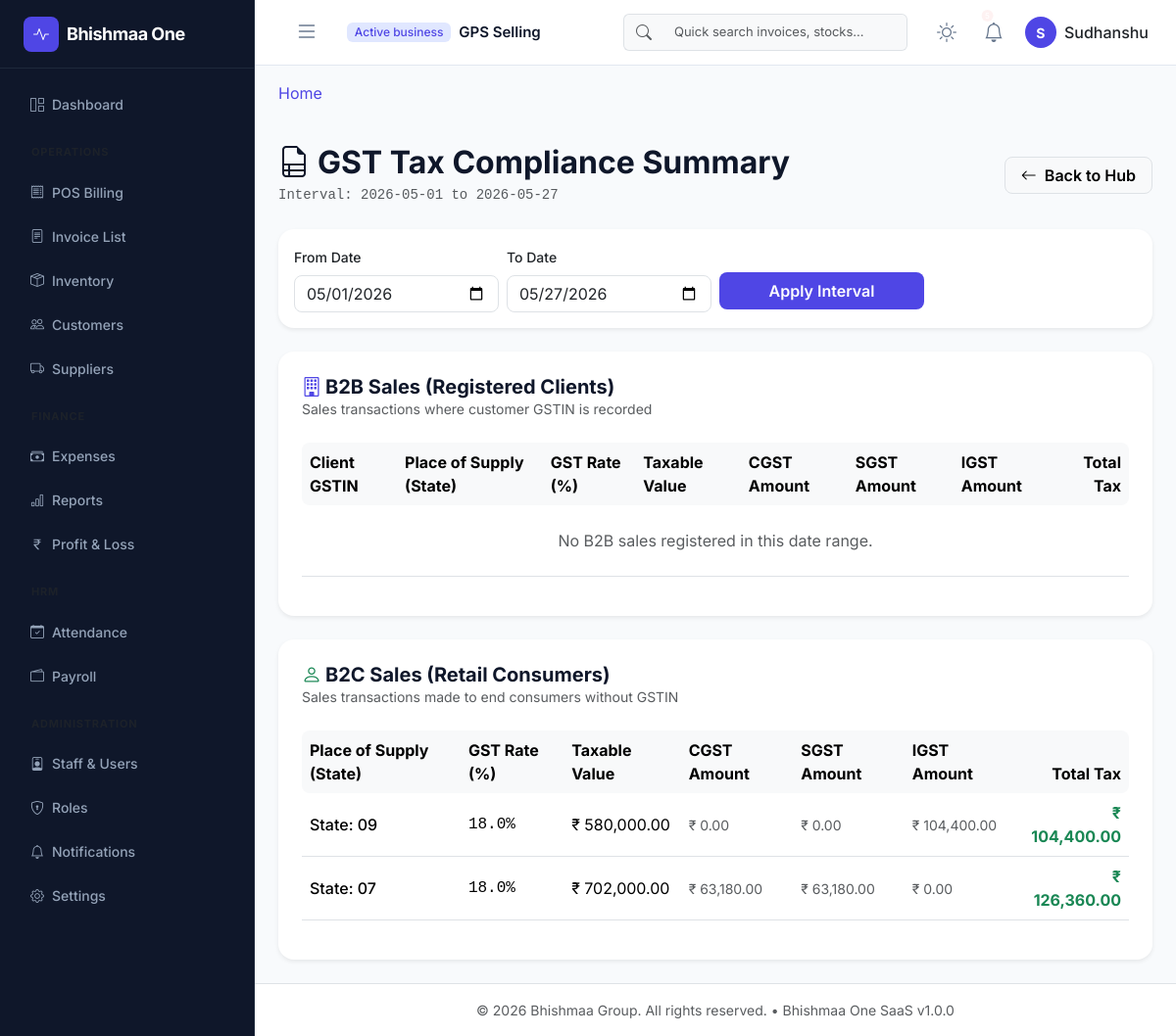
The page /reports/gst (signed in) on the database its author committed.
### app/models/core.py (models this page shows, shortened)
class Base(db.Model):
    __abstract__ = True
    id = db.Column(UUIDType, primary_key=True, default=lambda: str(uuid.uuid4()))
    created_at = db.Column(db.DateTime, default=datetime.datetime.utcnow, index=True)
    updated_at = db.Column(db.DateTime, default=datetime.datetime.utcnow, onupdate=datetime.datetime.utcnow)
    is_deleted = db.Column(db.Boolean, default=False, index=True)

class Organization(Base):
    __tablename__ = 'organizations'
    name = db.Column(db.String(150), nullable=False)
    subdomain = db.Column(db.String(50), unique=True, index=True, nullable=False)
    is_active = db.Column(db.Boolean, default=True, index=True)
    plan_name = db.Column(db.String(50), default='Free')
    users = db.relationship('User', back_populates='organization', lazy=True)

class User(UserMixin, Base):
    __tablename__ = 'users'
    username = db.Column(db.String(80), unique=True, index=True, nullable=False)
    email = db.Column(db.String(120), unique=True, index=True, nullable=False)
    password_hash = db.Column(db.String(128), nullable=False)
    first_name = db.Column(db.String(50))
    last_name = db.Column(db.String(50))
    is_active = db.Column(db.Boolean, default=True, index=True)
    organization_id = db.Column(UUIDType, db.ForeignKey('organizations.id', ondelete='CASCADE'), nullable=True, index=True)
    branch_id = db.Column(UUIDType, db.ForeignKey('branches.id', ondelete='SET NULL'), nullable=True, index=True)
    organization = db.relationship('Organization', back_populates='users')
    branch = db.relationship('Branch', backref=db.backref('users', lazy=True))
    roles = db.relationship('Role', secondary=user_roles, back_populates='users', lazy='joined')
    def has_permission(self, perm_name):
        for role in self.roles:
            if any(perm.name == perm_name for perm in role.permissions):
                return True
        return False

### app/models/billing.py (models this page shows, shortened)
class InvoiceItem(Base):
    __tablename__ = 'invoice_items'
    invoice_id = db.Column(
        UUIDType,
        db.ForeignKey('invoices.id', ondelete='CASCADE'),
        nullable=False,
        index=True
    )
    product_id = db.Column(
        UUIDType,
        db.ForeignKey('products.id', ondelete='SET NULL'),
        nullable=True
    )
    product_name = db.Column(db.String(255), nullable=False)
    product_sku = db.Column(db.String(50))
    description = db.Column(db.Text)
    quantity = db.Column(db.Numeric(10, 2), default=1.0, nullable=False)
    unit_price = db.Column(db.Numeric(10, 2), default=0.0, nullable=False)
    gst_rate = db.Column(db.Numeric(5, 2), default=18.0)
    cgst_amount = db.Column(db.Numeric(10, 2), default=0.0)
    sgst_amount = db.Column(db.Numeric(10, 2), default=0.0)
    igst_amount = db.Column(db.Numeric(10, 2), default=0.0)
    subtotal = db.Column(db.Numeric(10, 2), default=0.0)
    discount_amount = db.Column(db.Numeric(10, 2), default=0.0)
    total_amount = db.Column(db.Numeric(10, 2), default=0.0)
    invoice = db.relationship('Invoice', back_populates='items')
    product = db.relationship('Product', backref='invoice_items')

class Invoice(TenantBase):
    __tablename__ = 'invoices'
    invoice_number = db.Column(db.String(50), nullable=False, index=True)
    financial_year = db.Column(db.String(10), nullable=False, default='2526', index=True)
    invoice_date = db.Column(db.Date, default=datetime.date.today, index=True)
    due_date = db.Column(db.Date)
    register_session_id = db.Column(
        UUIDType,
        db.ForeignKey('cash_register_sessions.id', ondelete='SET NULL'),
        nullable=True,
        index=True
    )
    customer_id = db.Column(
        UUIDType,
        db.ForeignKey('customers.id', ondelete='SET NULL'),
        nullable=True,
        index=True
    )
    customer_name = db.Column(db.String(150), nullable=False)
    customer_phone = db.Column(db.String(15))
    customer_gstin = db.Column(db.String(15))
    customer_state_code = db.Column(db.String(2), default='07')  # For GST calculation
    customer_address = db.Column(db.Text)
    sub_total = db.Column(db.Numeric(10, 2), default=0.0)
    cgst = db.Column(db.Numeric(10, 2), default=0.0)
    sgst = db.Column(db.Numeric(10, 2), default=0.0)
    igst = db.Column(db.Numeric(10, 2), default=0.0)
    discount_amount = db.Column(db.Numeric(10, 2), default=0.0)
    discount_percentage = db.Column(db.Numeric(5, 2), default=0.0)
    shipping_amount = db.Column(db.Numeric(10, 2), default=0.0)
    total_amount = db.Column(db.Numeric(10, 2), default=0.0)
    @property
    def discount(self):
        return float(self.discount_amount or 0.0)
    payment_mode = db.Column(db.String(50), default='Cash')  # Cash, Card, Check, Bank Transfer, etc.
    payment_status = db.Column(db.String(30), default='Pending')  # Pending, Partial, Paid
    amount_paid = db.Column(db.Numeric(10, 2), default=0.0)
    status = db.Column(db.String(30), default='Draft')  # Draft, Submitted, Accepted, Rejected, Paid
    notes = db.Column(db.Text)
    terms_conditions = db.Column(db.Text)
    __table_args__ = (
        db.UniqueConstraint('tenant_id', 'financial_year', 'invoice_number', name='uq_tenant_fy_invoice_number'),
    )
    created_by_id = db.Column(
        UUIDType,
        db.ForeignKey('users.id', ondelete='SET NULL'),
        nullable=True
    )
    updated_by_id = db.Column(
        UUIDType,
        db.ForeignKey('users.id', ondelete='SET NULL'),
        nullable=True
    )
    items = db.relationship(
        'InvoiceItem',
        back_populates='invoice',
        cascade='all, delete-orphan',
        lazy='joined'
    )
    payments = db.relationship(
        'Payment',
        back_populates='invoice',
        cascade='all, delete-orphan',
        lazy='dynamic'
    )
    customer = db.relationship('Customer', backref='invoices')
    register_session = db.relationship('CashRegisterSession', backref='invoices')
    created_by = db.relationship('User', foreign_keys=[created_by_id], backref='invoices_created')
    updated_by = db.relationship('User', foreign_keys=[updated_by_id], backref='invoices_updated')

### app/blueprints/reports/routes.py (the view)
@reports_bp.route('/gst')
@login_required
@reports_management_required
def gst_report():
    start_date, end_date = parse_date_filters()
    gst_schedules = get_gst_filing_data(current_user.organization_id, start_date, end_date)
    return render_template(
        'reports/gst_report.html',
        b2b=gst_schedules['b2b_schedules'],
        b2c=gst_schedules['b2c_schedules'],
        start_date=start_date.strftime('%Y-%m-%d'),
        end_date=end_date.strftime('%Y-%m-%d')
    )

### app/blueprints/reports/templates/reports/gst_report.html (shortened to what this page needs)
{% extends "layouts/base.html" %}
{% block content %}
<div class="d-flex justify-content-between align-items-center mb-4 mt-3">
    <div>
        <h2 class="fw-bold tracking-tight mb-1 text-main"><i class="bi bi-file-earmark-ruled me-2"></i>GST Tax Compliance Summary</h2>
        <p class="text-muted small mb-0 font-monospace">Interval: {{ start_date }} to {{ end_date }}</p>
    </div>
    <div>
        <a href="{{ url_for('reports.dashboard') }}" class="btn btn-light border rounded-3 px-3 fw-semibold">
            <i class="bi bi-arrow-left me-1"></i> Back to Hub
        </a>
    </div>
</div>
<div class="card border-0 shadow-sm rounded-4 mb-4">
    <div class="card-body p-3">
        <form method="GET" action="{{ url_for('reports.gst_report') }}" class="row g-2 align-items-center">
            <div class="col-md-3">
                <label class="form-label small fw-medium">From Date</label>
                <input type="date" name="start_date" class="form-control rounded-3" value="{{ start_date }}">
            </div>
            <div class="col-md-3">
                <label class="form-label small fw-medium">To Date</label>
                <input type="date" name="end_date" class="form-control rounded-3" value="{{ end_date }}">
            </div>
            <div class="col-md-3 mt-md-4 pt-md-2">
                <button type="submit" class="btn btn-indigo rounded-3 w-100 fw-semibold">Apply Interval</button>
            </div>
        </form>
    </div>
</div>
<div class="card border-0 shadow-sm rounded-4 mb-4">
    <div class="card-header bg-transparent border-0 px-4 pt-4">
        <h5 class="fw-bold text-main mb-0"><i class="bi bi-building me-1 text-indigo"></i>B2B Sales (Registered Clients)</h5>
        <p class="text-muted small mb-0">Sales transactions where customer GSTIN is recorded</p>
    </div>
    <div class="card-body px-4 pb-4">
        <div class="table-responsive">
            <table class="table align-middle">
                <thead class="table-light">
                    <tr>
                        <th class="border-0 rounded-start-3">Client GSTIN</th>
                        <th class="border-0">Place of Supply (State)</th>
                        <th class="border-0">GST Rate (%)</th>
                        <th class="border-0">Taxable Value</th>
                        <th class="border-0">CGST Amount</th>
                        <th class="border-0">SGST Amount</th>
                        <th class="border-0">IGST Amount</th>
                        <th class="border-0 rounded-end-3 text-end">Total Tax</th>
                    </tr>
                </thead>
                <tbody>
                    {% if b2b %}
                        {% for row in b2b %}
                            <tr>
                                <td class="fw-bold font-monospace text-main">{{ row.gstin }}</td>
                                <td class="text-main fw-medium">State: {{ row.state_code }}</td>
                                <td class="text-main font-monospace">{{ row.gst_rate }}%</td>
                                <td>₹ {{ "{:,.2f}".format(row.taxable_value) }}</td>
                                <td class="text-muted small">₹ {{ "{:,.2f}".format(row.cgst) }}</td>
                                <td class="text-muted small">₹ {{ "{:,.2f}".format(row.sgst) }}</td>
                                <td class="text-muted small">₹ {{ "{:,.2f}".format(row.igst) }}</td>
                                <td class="fw-bold text-indigo text-end">₹ {{ "{:,.2f}".format(row.total_tax) }}</td>
                            </tr>
                        {% endfor %}
                    {% else %}
                        <tr>
                            <td colspan="8" class="text-center py-4 text-muted">
                                <span>No B2B sales registered in this date range.</span>
                            </td>
                        </tr>
                    {% endif %}
                </tbody>
            </table>
        </div>
    </div>
</div>
<div class="card border-0 shadow-sm rounded-4">
    <div class="card-header bg-transparent border-0 px-4 pt-4">
        <h5 class="fw-bold text-main mb-0"><i class="bi bi-person me-1 text-success"></i>B2C Sales (Retail Consumers)</h5>
        <p class="text-muted small mb-0">Sales transactions made to end consumers without GSTIN</p>
    </div>
    <div class="card-body px-4 pb-4">
        <div class="table-responsive">
            <table class="table align-middle">
                <thead class="table-light">
                    <tr>
                        <th class="border-0 rounded-start-3">Place of Supply (State)</th>
                        <th class="border-0">GST Rate (%)</th>
                        <th class="border-0">Taxable Value</th>
                        <th class="border-0">CGST Amount</th>
                        <th class="border-0">SGST Amount</th>
                        <th class="border-0">IGST Amount</th>
                        <th class="border-0 rounded-end-3 text-end">Total Tax</th>
                    </tr>
                </thead>
                <tbody>
                    {% if b2c %}
                        {% for row in b2c %}
                            <tr>
                                <td class="text-main fw-medium">State: {{ row.state_code }}</td>
                                <td class="text-main font-monospace">{{ row.gst_rate }}%</td>
                                <td>₹ {{ "{:,.2f}".format(row.taxable_value) }}</td>
                                <td class="text-muted small">₹ {{ "{:,.2f}".format(row.cgst) }}</td>
                                <td class="text-muted small">₹ {{ "{:,.2f}".format(row.sgst) }}</td>
                                <td class="text-muted small">₹ {{ "{:,.2f}".format(row.igst) }}</td>
                                <td class="fw-bold text-success text-end">₹ {{ "{:,.2f}".format(row.total_tax) }}</td>
                            </tr>
                        {% endfor %}
                    {% else %}
                        <tr>
                            <td colspan="7" class="text-center py-4 text-muted">
                                <span>No B2C sales registered in this date range.</span>
                            </td>
                        </tr>
                    {% endif %}
                </tbody>
            </table>
        </div>
    </div>
</div>
{% endblock %}

### app/templates/components/navbar.html (shortened to what this page needs)
<nav class="navbar navbar-expand-lg app-navbar px-3">
    <div class="container-fluid">
        <button class="btn sidebar-toggle-btn me-3" id="sidebarToggle" onclick="toggleSidebar()">
            <i class="bi bi-list fs-4"></i>
        </button>
        <div class="navbar-brand-tenant d-flex align-items-center flex-wrap gap-1">
            <span class="badge bg-indigo-light text-indigo me-1">Active business</span>
            <span class="tenant-name fw-semibold text-truncate me-2" style="max-width: 200px;">
                {{ current_user.organization.name if current_user.organization else 'Bhishmaa One' }}
            </span>
        </div>
        <div class="collapse navbar-collapse justify-content-end" id="navbarContent">
            <form class="d-none d-md-flex navbar-search me-4" role="search">
                <div class="input-group">
                    <span class="input-group-text bg-light border-end-0">
                        <i class="bi bi-search text-muted"></i>
                    </span>
                    <input class="form-control bg-light border-start-0" type="search" placeholder="Quick search invoices, stocks..." aria-label="Search">
                </div>
            </form>
            <div class="d-flex align-items-center gap-3">
                <button class="btn btn-icon theme-toggle-btn" onclick="toggleTheme()" title="Toggle Dark/Light Mode">
                    <i class="bi bi-sun sun-icon fs-5"></i>
                </button>
                <div class="dropdown">
                    <button class="btn btn-icon position-relative" type="button" data-bs-toggle="dropdown" aria-expanded="false">
                        <i class="bi bi-bell fs-5"></i>
                        {% if unread_count > 0 %}
                            <span class="position-absolute top-1 start-75 translate-middle badge rounded-pill bg-danger" style="font-size: 8px; padding: 2px 4px;">{{ unread_count }}</span>
                        {% endif %}
                    </button>
                </div>
                <div class="dropdown">
                    <button class="btn profile-dropdown-btn d-flex align-items-center gap-2" type="button" data-bs-toggle="dropdown" aria-expanded="false">
                        <div class="profile-avatar text-white fw-bold">
                            {{ current_user.first_name[0] if current_user.first_name else 'U' }}
                        </div>
                        <span class="d-none d-lg-inline fw-medium">{{ current_user.first_name }}</span>
                    </button>
                </div>
            </div>
        </div>
    </div>
</nav>

### rows shown on the page
Organization: organization "GPS Selling"
User: first_name "S", first_name "Sudhanshu"
InvoiceItem: state_code "09", gst_rate "18.0", taxable_value "580,000.00", cgst "0.00", sgst "0.00", igst "104,400.00", total_tax "104,400.00"
InvoiceItem: state_code "07", gst_rate "18.0", taxable_value "702,000.00", cgst "63,180.00", sgst "63,180.00", igst "0.00", total_tax "126,360.00"

### other values the page prints
{{ start_date }} "2026-05-01"
{{ end_date }} "2026-05-27"
